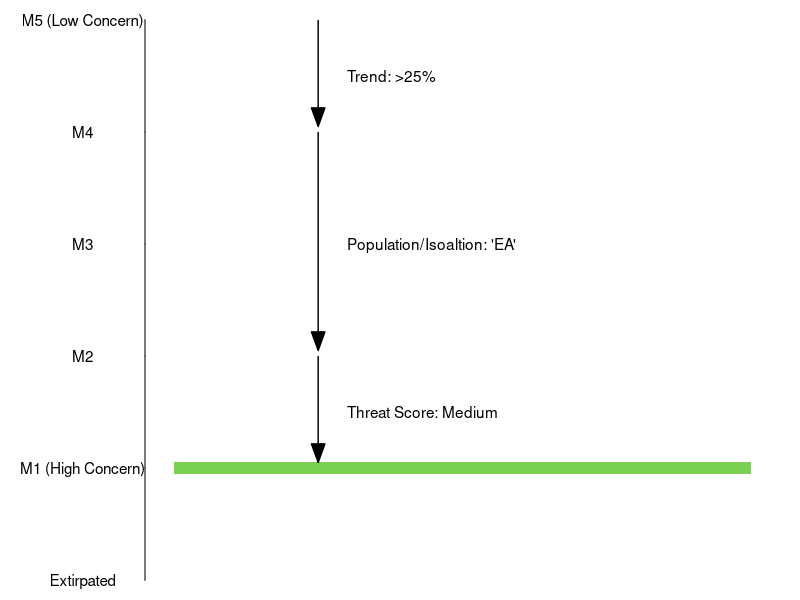
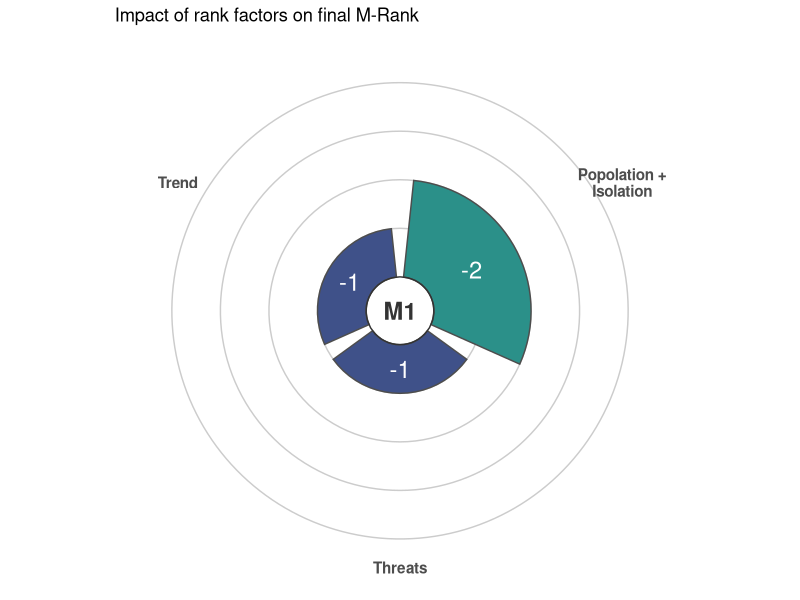

These figures' R source, in order:
library(tidyverse)

dummydata <- data.frame(gbpu = "Fake",
                        trend_cat = ">25%", trend_adj = 1,
                        popiso_cat = "EA", popiso_adj = 2,
                        threat_cat = "Medium", threat_adj = 1,
                        stringsAsFactors = FALSE) %>%
  mutate(calc_rank = pmax(5 - trend_adj - popiso_adj - threat_adj, 1),
         M_rank = paste0("M", calc_rank))

my_arrow <- arrow(type = "closed", angle = 20, length = unit(0.5, "cm"))

ggplot(dummydata, aes(y = 1, x = calc_rank, fill = calc_rank)) +
  geom_col(width = 0.1)  +
  scale_fill_viridis_c(limits = c(0,5), direction = -1, guide = "none") +
  scale_x_continuous(limits = c(0,5),
                     expand = c(0,0),
                     labels = c("Extirpated", "M1 (High Concern)",
                                "M2", "M3", "M4", "M5 (Low Concern)")) +
  scale_y_continuous(expand = c(0,0.05)) +
  geom_segment(y = 0.25, yend = 0.25,
           aes(xend = 5 - trend_adj + 0.05,
           x = 5),
           arrow = my_arrow) +
  annotate("text", hjust = 0, y = 0.3, x = 4.5, label = "Trend: >25%") +
  geom_segment(y = 0.25, yend = 0.25,
           aes(xend = 5 - trend_adj - popiso_adj + 0.05,
           x = 5 - trend_adj),
           arrow = my_arrow) +
  annotate("text", hjust = 0, y = 0.3, x = 3, label = "Population/Isoaltion: 'EA'") +
  geom_segment(y = 0.25, yend = 0.25,
           aes(xend = 5 - trend_adj - popiso_adj - threat_adj + 0.05,
           x = 5 - trend_adj - popiso_adj),
           arrow = my_arrow) +
  annotate("text", hjust = 0, y = 0.3, x = 1.5, label = "Threat Score: Medium") +
  coord_flip() +
  theme_void() +
  theme(axis.text.y = element_text(),
        axis.line.y = element_line(),
        axis.ticks.y = element_line(),
        plot.margin = unit(c(rep(1,4)), "lines"))

roseplotdata <- dummydata %>%
  select(-ends_with("_cat"), -M_rank, -calc_rank) %>%
  gather(key = "variable", value = "value", -gbpu) %>%
  mutate(variable = case_when(
    variable == "popiso_adj" ~ "Popolation +\nIsolation",
    variable == "threat_adj" ~ "Threats",
    variable == "trend_adj" ~ "Trend"
  ))


ggplot(roseplotdata, aes(x = variable, y = value, fill = value)) +
  geom_hline(yintercept = 1:4, colour = "grey80") +
  geom_bar(stat = "identity", width = 0.9, colour = "grey30", size = 0.5) +
  scale_fill_viridis_c(guide = "none", limits = c(0,4)) +
  scale_y_continuous(limits = c(-0.7,4),
                     expand = expand_scale(mult = 0, add = 0)) +
  scale_x_discrete(expand = expand_scale(mult = 0, add = 0.5)) +
  coord_polar() +
  geom_text(aes(label = -value, y = pmax(value * 0.5, 0.5)), size = 6,
            colour = "white") +
  annotate("text", x = 1, y = -0.7, label = dummydata$M_rank, size = 6,
           colour = "grey20", fontface = "bold") +
  geom_hline(yintercept = 0, colour = "grey20") +
  theme_void() +
  theme(axis.text.x = element_text(size = 11, colour = "grey30",
                                   face = "bold")) +
  labs(title = "Impact of rank factors on final M-Rank")

